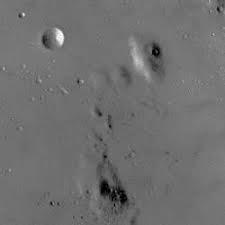
#> input picture Assignment 1 - Image Processing Basic/code/misc/Original_HistEqualization.jpeg, 225 x 225 px
$ python runHistEqualization.py
#> lines starting #> are read from the running program, lines starting #| are printed output that depends on the picture
#> further down, im is the input picture: shape (225, 225, 3); min 0, max 255, mean 111.8
from matplotlib import pyplot as plt
import numpy as np
import cv2

def save_histogram(im, label="CDF", output="output"):
    num_bins = 256
    hist, _ = np.histogram(im.flatten(), num_bins, density=True)
    cdf = hist.cumsum()
    cdf = (num_bins - 1) * cdf / cdf[-1]
    plt.plot(range(num_bins), cdf, label=label, color="r")
    plt.xlabel('Pixel intensity')
    plt.ylabel('Number of pixels')
    plt.legend()
    plt.savefig("./results/" + output + ".png")
    plt.clf()

# this method mainly follows the histogram_equalization() in Tutorial 3
def histogram_equalization(im):
    # calculate the histogram with normalization
    num_bins = 256
    hist, bin_edges = np.histogram(im.flatten(), num_bins, density=True)
#> hist = 256 values, max 0.083 at index 113, min 0 at index 189, mean 0.00392; bin_edges = 257 values from 0 to 255

    # compute the targeted projection funtion
    cdf = hist.cumsum()
#> cdf = 256 values from 0.000496 to 1
    cdf = (num_bins - 1) * cdf / cdf[-1]
#> cdf = 256 values from 0.126 to 255

    # equalize the image with linear interpolation
    result = np.interp(im.flatten(), bin_edges[:-1], cdf).reshape(im.shape)
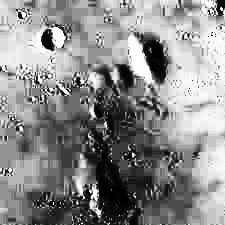
#> result: shape (225, 225, 3) float64; min 0.126, max 255, mean 139.1

    # return filtered result image
    return result

def local_histogram_equalization(im):
    # extending the image by mirroring pixels
    filter_size = 65
    border_size = filter_size // 2
    im_border = cv2.copyMakeBorder(im, border_size, border_size, border_size, border_size, cv2.BORDER_REFLECT)
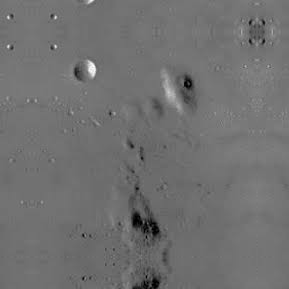
#> im_border: shape (289, 289, 3); min 0, max 255, mean 112.5
    result = np.zeros_like(im)

    # perform histogram equalization based on the histogram of a square surrounding the pixel
    for i in range(0, im.shape[0]):
        for j in range(0, im.shape[1]):
            neighbor = im_border[i: i + filter_size, j: j + filter_size]
            result[i, j] = histogram_equalization(neighbor)[border_size, border_size]
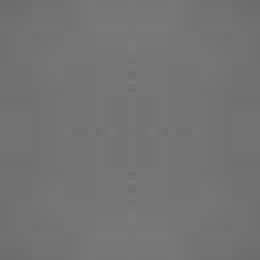
#> neighbor: shape (65, 65, 3) (shown 4 times larger); min 108, max 122, mean 115.6
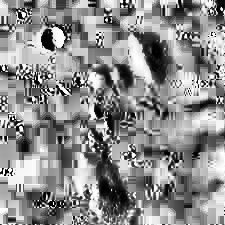
#> result: shape (225, 225, 3); min 0, max 255, mean 140

    # return filtered result image
    return result

if __name__ == '__main__':
    im = cv2.imread('./misc/Original_HistEqualization.jpeg')

    result_hist_equalization = histogram_equalization(im)
    result_local_hist_equalization = local_histogram_equalization(im)

    cv2.imwrite('./results/HistoEqualization.jpg', result_hist_equalization)
    cv2.imwrite('./results/LocalHistoEqualization.jpg', result_local_hist_equalization)

    save_histogram(im, label="CDF before Equalization", output="cdf_original")
#> in save_histogram, `plt.savefig("./results/" + output + ".png")`:
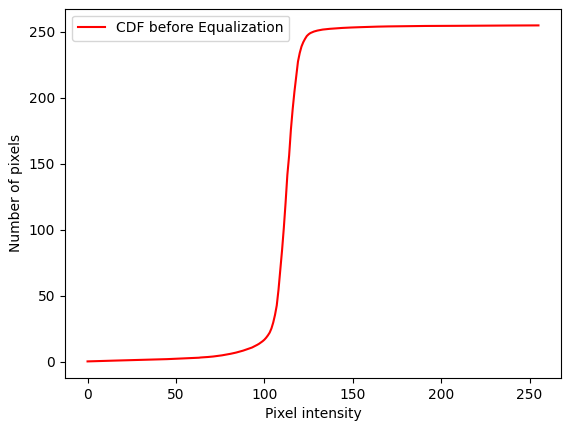
#> figure drawn by matplotlib, 1 panel; curve peaks at x = 255, y = 255
    save_histogram(result_hist_equalization, label="CDF after Equalization", output="cdf_hist_equalization")
#> call 2 of save_histogram, with label = 'CDF after Equalization', output = 'cdf_hist_equalization'
#> in save_histogram (call 2), `plt.savefig("./results/" + output + ".png")`:
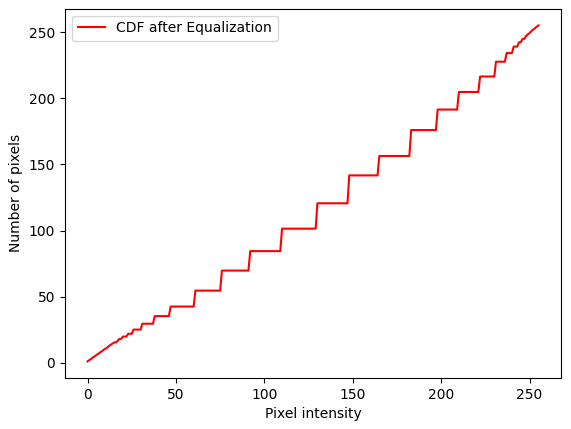
#> figure drawn by matplotlib, 1 panel; curve peaks at x = 255, y = 255
    save_histogram(result_local_hist_equalization, label="CDF after Local Equalization", output="cdf_local_hist_equalization")
#> call 3 of save_histogram, with label = 'CDF after Local Equalization', output = 'cdf_local_hist_equalization'
#> in save_histogram (call 3), `plt.savefig("./results/" + output + ".png")`:
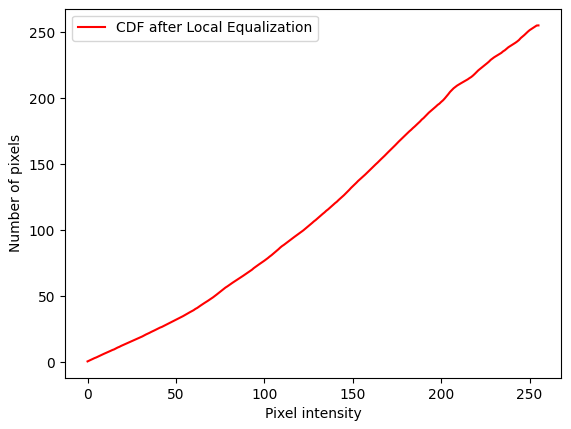
#> figure drawn by matplotlib, 1 panel; curve peaks at x = 255, y = 255
